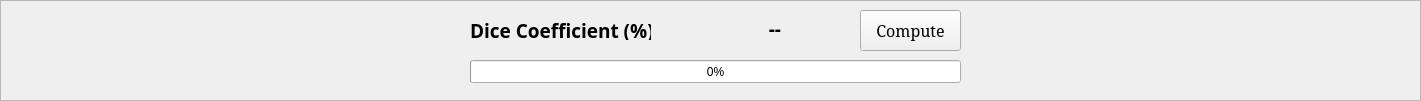
  <widget class="QFrame" name="frame_4">
   <property name="geometry">
    <rect>
     <x>10</x>
     <y>810</y>
     <width>1421</width>
     <height>101</height>
    </rect>
   </property>
   <property name="frameShape">
    <enum>QFrame::StyledPanel</enum>
   </property>
   <property name="frameShadow">
    <enum>QFrame::Raised</enum>
   </property>
   <widget class="QLabel" name="lDiceCoefficient">
    <property name="geometry">
     <rect>
      <x>710</x>
      <y>20</y>
      <width>71</width>
      <height>16</height>
     </rect>
    </property>
    <property name="font">
     <font>
      <family>Sans Serif</family>
      <pointsize>14</pointsize>
      <weight>75</weight>
      <bold>true</bold>
     </font>
    </property>
    <property name="text">
     <string>--</string>
    </property>
    <property name="alignment">
     <set>Qt::AlignRight|Qt::AlignTrailing|Qt::AlignVCenter</set>
    </property>
   </widget>
   <widget class="QLabel" name="lFalsePositives2_3">
    <property name="geometry">
     <rect>
      <x>470</x>
      <y>20</y>
      <width>181</width>
      <height>20</height>
     </rect>
    </property>
    <property name="font">
     <font>
      <family>Sans Serif</family>
      <pointsize>14</pointsize>
      <weight>75</weight>
      <bold>true</bold>
     </font>
    </property>
    <property name="text">
     <string>Dice Coefficient (%):</string>
    </property>
   </widget>
   <widget class="QPushButton" name="bComputeMetrics">
    <property name="geometry">
     <rect>
      <x>860</x>
      <y>10</y>
      <width>101</width>
      <height>41</height>
     </rect>
    </property>
    <property name="font">
     <font>
      <family>Serif</family>
      <pointsize>12</pointsize>
     </font>
    </property>
    <property name="text">
     <string>Compute</string>
    </property>
   </widget>
   <widget class="QProgressBar" name="pbMetrics">
    <property name="geometry">
     <rect>
      <x>470</x>
      <y>60</y>
      <width>491</width>
      <height>23</height>
     </rect>
    </property>
    <property name="value">
     <number>0</number>
    </property>
   </widget>
  </widget>
